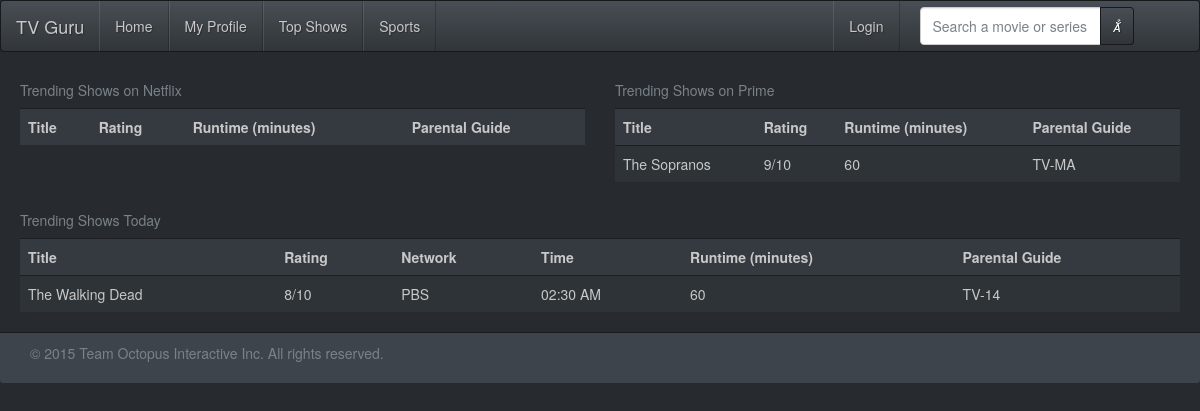
The page /pages/topshows.php on the database its author committed.
### tables this page shows
CREATE TABLE `comments` (
`id` int(11) NOT NULL,
  `title_id` int(11) NOT NULL,
  `title` varchar(30) NOT NULL,
  `username` varchar(30) NOT NULL,
  `comment` varchar(300) NOT NULL
);

CREATE TABLE `titles` (
`ID` int(5) NOT NULL,
  `TITLE` char(40) NOT NULL,
  `RATING` float NOT NULL,
  `PARENTAL_GUIDE` char(9) NOT NULL,
  `PLOT` text NOT NULL,
  `CAST` text NOT NULL,
  `NETFLIX` tinyint(1) NOT NULL,
  `PRIME` tinyint(1) NOT NULL,
  `TYPE` char(9) NOT NULL,
  `TIME` time NOT NULL,
  `RUNTIME` int(4) NOT NULL,
  `NETWORK` char(9) NOT NULL
);

### inc/inc.topshows.php (the view, shortened to what this page needs)
<?php
try {
    $con = new PDO(DB_CONNECTION_STRING, DB_USER, DB_PWD);
    $con->setAttribute(PDO::ATTR_ERRMODE, PDO::ERRMODE_EXCEPTION);
} catch (PDOException $e) {
    echo $e->getMessage();
}
function buildTopShowsTable()
{
    global $con;
    $sql="SELECT * FROM titles a, comments b where a.type = 'tv_series' and a.NETFLIX = '0' and a.PRIME = '0' and a.TITLE = b.Title group by a.Title order by Count(b.title) desc";
    $caption = "Trending Shows Today";
    $sql = $con->prepare($sql);
    $sql->execute();
    echo "<table class='table table-striped'>
<caption>$caption</caption>
<tr>
<th>Title</th>
<th>Rating</th>
<th>Network</th>
<th>Time</th>
<th>Runtime (minutes)</th>
<th>Parental Guide</th>
</tr>";
    foreach($sql->fetchAll() as $row){
        echo "<tr>";
        echo "<td>" . $row['TITLE'] . "</td>";
        echo "<td>" . $row['RATING'] .  "/10" . "</td>";
        echo "<td>" . $row['NETWORK'] . "</td>";
        echo "<td>" . date("H:i A",strtotime($row['TIME'])) . "</td>";
        echo "<td>" . $row['RUNTIME'] . "</td>";
        echo "<td>" . $row['PARENTAL_GUIDE'] . "</td>";
        echo "</tr>";
    }
    echo "</table>";
}
function buildTopNetflix()
{
    $caption = "Trending Shows on Netflix";
    echo "<table class='table table-striped'>
<caption>$caption</caption>
<tr>
<th>Title</th>
<th>Rating</th>
<th>Runtime (minutes)</th>
<th>Parental Guide</th>
</tr>";
    echo "</table>";
}
function buildTopPrime()
{
    global $con;
    $sql="SELECT * FROM titles a, comments b where a.type = 'tv_series' and a.NETFLIX = '0' and a.PRIME = '1' and a.TITLE = b.Title group by a.Title order by Count(b.title) desc";
    $caption = "Trending Shows on Prime";
    $sql = $con->prepare($sql);
    $sql->execute();
    echo "<table class='table table-striped'>
<caption>$caption</caption>
<tr>
<th>Title</th>
<th>Rating</th>
<th>Runtime (minutes)</th>
<th>Parental Guide</th>
</tr>";
    foreach($sql->fetchAll() as $row){
        echo "<tr>";
        echo "<td>" . $row['TITLE'] . "</td>";
        echo "<td>" . $row['RATING'] .  "/10" .  "</td>";
        echo "<td>" . $row['RUNTIME'] . "</td>";
        echo "<td>" . $row['PARENTAL_GUIDE'] . "</td>";
        echo "</tr>";
    }
    echo "</table>";
}

### rows shown on the page
comments: title.TITLE "The Sopranos", title.RATING "9", title.RUNTIME "60", title.PARENTAL_GUIDE "TV-MA"
comments: title.TITLE "The Walking Dead", title.RATING "8", title.NETWORK "PBS", title.TIME "02:30 AM", title.RUNTIME "60", title.PARENTAL_GUIDE "TV-14"

### other values the page prints
$caption "Trending Shows on Netflix"
$caption "Trending Shows on Prime"
$caption "Trending Shows Today"
